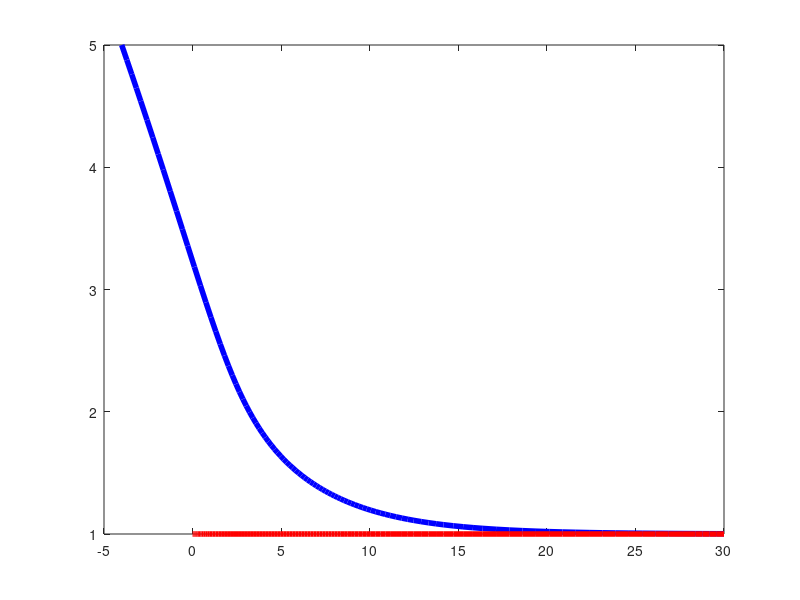
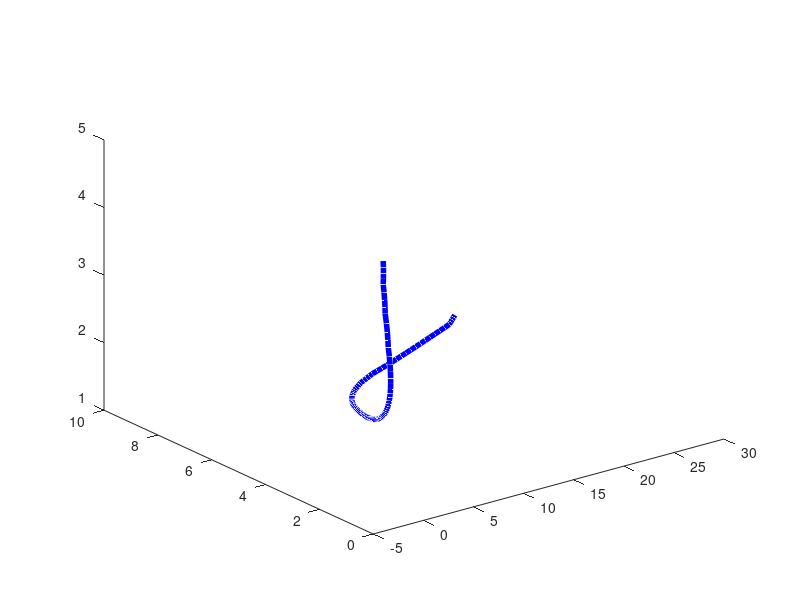
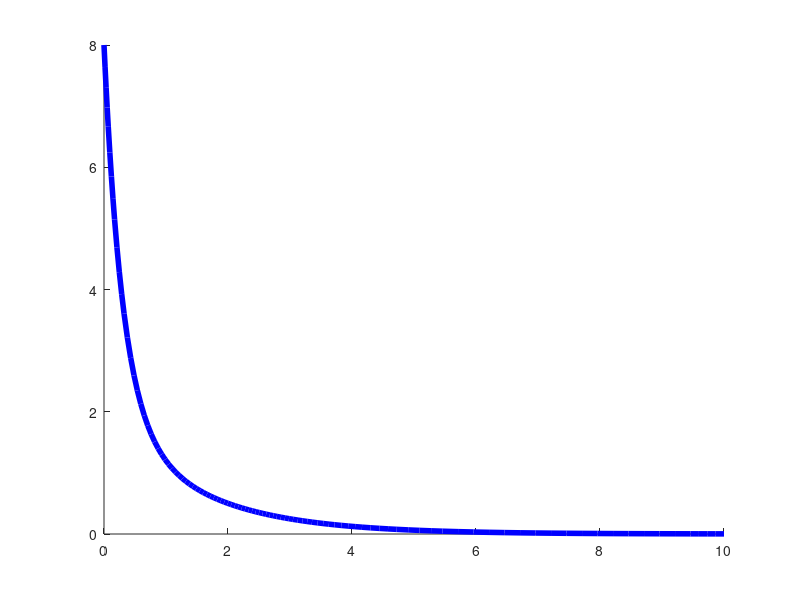

Source code (MATLAB) for these figures, in order:
function [plotdata]=Project_p1()
clear all
close all
clc

% Motion Control of Mobile Robots based on Linearization
% Example: Rectilinear
% Method #1 using ode45

clear all
close all
clc

Tf=10; % Total Time

actualx(1,:)=[6, 5, -140*pi/180]; % Initial Condition where the robot starts.
% format [x0, y0, z0 theta0 theta1]. Play around with the initital configuration and
% see the result.

 xdes_vec(1,:)=[10, 1, 0]; % Initial Desired configuration

 E(1,:) = xdes_vec(1,:)-actualx(1,:); % Initial configuration error

x0=E(1,:); % Initial Input to the ode45 i.e. initial error

[T,X] = ode45(@(t,x)errordynamics(t,x),[0 Tf],x0); % ode to solve edot=A*e


%% 
function [dx ] = errordynamics(t,x)
        
    dr=1.8; % damping ration (PLAY AROUND WITH IT AND SEE THE RESULT)
    wd=0; % desired steering velocity (CALCULATING FROM TRAJECTORY INFO)
    vd=1.5; % desired linear velocity (CALCULATING FROM TRAJECTORY INFO)
    nf=1; % natural frequency (PLAY AROUND WITH IT AND SEE THE RESULT)
    k1=2*dr*nf; % controller gain
    k3=k1; % controller gain
    k2=(nf^2-wd^2)/vd; % controller gain
              
        dx=zeros(3,1);
        
        % Equation 11.68 in the siciliano's book can be written as follows
        % in the state space format
        dx(1) = -k1*x(1);
        dx(2) = 3*x(3);
        dx(3) = -k2*x(2)-k3*x(3);
end
    
%% 
% The output of the ode45 for edot=A*e is e! Therefore, e=X, so:
xerror=X(:,1); % error in x
yerror=X(:,2); % error in y
terror=X(:,3); % error in theta

error_vec=[xerror, yerror, terror]; % error vector
[T_r,T_c]= size(T); 
y_drift(T_r,:)=zeros;
drift =.1;
 for i=1:size(T)
    % calculating the desired trajectory
    xdes=3*T(i); % COMING FROM THE (PLANNED) TRAJECTORY INFORMATION
    ydes=1; % COMING FROM THE TRAJECTORY INFORMATION 
    tdes=30*pi/180; % Theta_desired: COMING FROM THE TRAJECTORY INFORMATION
    xdes_vec(i,:)=[xdes, ydes, tdes]; % desired trajectory
    
    %%Y drift factor
    if i==1 
        y_drift(i,:)=0;
    
    else
        y_drift(i,:)=y_drift(i-1,:)+drift;
    
    end

end

actualx=xdes_vec - error_vec; % Actual configuration of the robot

plotdata(T_r,3) =zeros;
 
 for i=1:size(T)
 plotdata(i,:) = [actualx(i,1),y_drift(i,1),actualx(i,2)];


 end



% Plot
figure('Name','Trajectory Plot')
plot(actualx(:,1), actualx(:,2),'b','LineWidth', 4);
hold on 
plot(xdes_vec(:,1), xdes_vec(:,2),'r','LineWidth', 4);

%%PLot 3D space with drift factor
figure('Name','3D Trajectory')
plot3(actualx(:,1), y_drift, actualx(:,2),'b','LineWidth', 4)


figure('Name','XZ Plane Cartesian Error')
hold on
plot(T,abs(X(:,1))+abs(X(:,2)),'b', 'LineWidth', 4);

end